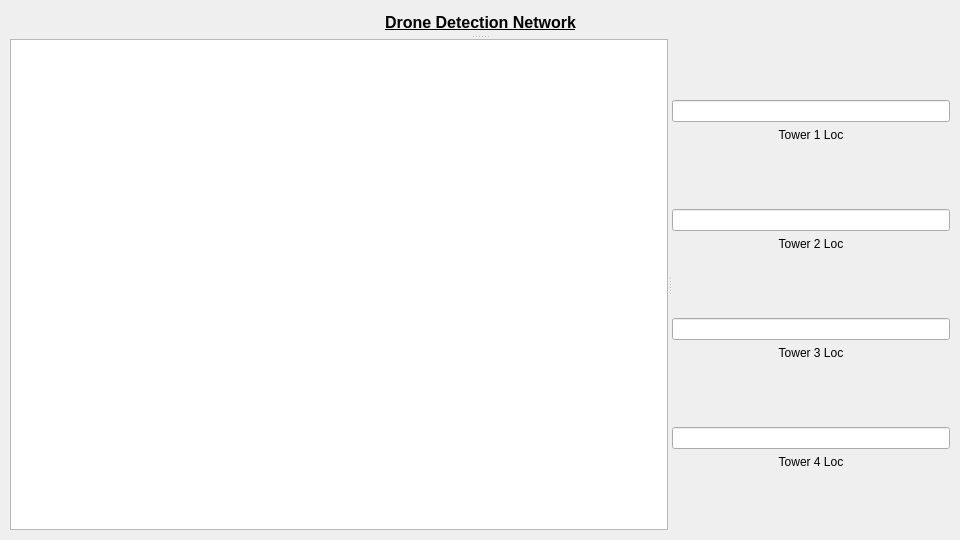
<?xml version="1.0" encoding="UTF-8"?>
<ui version="4.0">
 <class>Form</class>
 <widget class="QWidget" name="Form">
  <property name="geometry">
   <rect>
    <x>0</x>
    <y>0</y>
    <width>960</width>
    <height>540</height>
   </rect>
  </property>
  <property name="windowTitle">
   <string>Form</string>
  </property>
  <widget class="QSplitter" name="splitter_2">
   <property name="geometry">
    <rect>
     <x>10</x>
     <y>10</y>
     <width>940</width>
     <height>520</height>
    </rect>
   </property>
   <property name="orientation">
    <enum>Qt::Vertical</enum>
   </property>
   <widget class="QWidget" name="">
    <layout class="QHBoxLayout" name="horizontalLayout_2">
     <item>
      <spacer name="horizontalSpacer_6">
       <property name="orientation">
        <enum>Qt::Horizontal</enum>
       </property>
       <property name="sizeHint" stdset="0">
        <size>
         <width>40</width>
         <height>20</height>
        </size>
       </property>
      </spacer>
     </item>
     <item>
      <widget class="QLabel" name="label">
       <property name="font">
        <font>
         <pointsize>12</pointsize>
         <weight>75</weight>
         <bold>true</bold>
         <underline>true</underline>
        </font>
       </property>
       <property name="text">
        <string>Drone Detection Network</string>
       </property>
      </widget>
     </item>
     <item>
      <spacer name="horizontalSpacer_7">
       <property name="orientation">
        <enum>Qt::Horizontal</enum>
       </property>
       <property name="sizeHint" stdset="0">
        <size>
         <width>40</width>
         <height>20</height>
        </size>
       </property>
      </spacer>
     </item>
    </layout>
   </widget>
   <widget class="QSplitter" name="splitter">
    <property name="enabled">
     <bool>true</bool>
    </property>
    <property name="orientation">
     <enum>Qt::Horizontal</enum>
    </property>
    <widget class="QWidget" name="">
     <layout class="QVBoxLayout" name="verticalLayout_2">
      <item>
       <layout class="QHBoxLayout" name="horizontalLayout"/>
      </item>
      <item>
       <widget class="QGraphicsView" name="map_graphicsView"/>
      </item>
     </layout>
    </widget>
    <widget class="QWidget" name="">
     <layout class="QVBoxLayout" name="verticalLayout">
      <item>
       <spacer name="verticalSpacer_5">
        <property name="orientation">
         <enum>Qt::Vertical</enum>
        </property>
        <property name="sizeHint" stdset="0">
         <size>
          <width>20</width>
          <height>40</height>
         </size>
        </property>
       </spacer>
      </item>
      <item>
       <widget class="QLineEdit" name="tower1_lineEdit">
        <property name="maximumSize">
         <size>
          <width>16777215</width>
          <height>16777215</height>
         </size>
        </property>
       </widget>
      </item>
      <item>
       <widget class="QLabel" name="label_2">
        <property name="maximumSize">
         <size>
          <width>16777215</width>
          <height>16777215</height>
         </size>
        </property>
        <property name="text">
         <string>Tower 1 Loc</string>
        </property>
        <property name="alignment">
         <set>Qt::AlignCenter</set>
        </property>
       </widget>
      </item>
      <item>
       <spacer name="verticalSpacer">
        <property name="orientation">
         <enum>Qt::Vertical</enum>
        </property>
        <property name="sizeHint" stdset="0">
         <size>
          <width>20</width>
          <height>40</height>
         </size>
        </property>
       </spacer>
      </item>
      <item>
       <widget class="QLineEdit" name="tower2_lineEdit">
        <property name="maximumSize">
         <size>
          <width>16777215</width>
          <height>16777215</height>
         </size>
        </property>
       </widget>
      </item>
      <item>
       <widget class="QLabel" name="label_3">
        <property name="maximumSize">
         <size>
          <width>16777215</width>
          <height>16777215</height>
         </size>
        </property>
        <property name="text">
         <string>Tower 2 Loc</string>
        </property>
        <property name="alignment">
         <set>Qt::AlignCenter</set>
        </property>
       </widget>
      </item>
      <item>
       <spacer name="verticalSpacer_2">
        <property name="orientation">
         <enum>Qt::Vertical</enum>
        </property>
        <property name="sizeHint" stdset="0">
         <size>
          <width>20</width>
          <height>40</height>
         </size>
        </property>
       </spacer>
      </item>
      <item>
       <widget class="QLineEdit" name="tower3_lineEdit">
        <property name="maximumSize">
         <size>
          <width>16777215</width>
          <height>16777215</height>
         </size>
        </property>
       </widget>
      </item>
      <item>
       <widget class="QLabel" name="label_4">
        <property name="maximumSize">
         <size>
          <width>16777215</width>
          <height>16777215</height>
         </size>
        </property>
        <property name="text">
         <string>Tower 3 Loc</string>
        </property>
        <property name="alignment">
         <set>Qt::AlignCenter</set>
        </property>
       </widget>
      </item>
      <item>
       <spacer name="verticalSpacer_3">
        <property name="orientation">
         <enum>Qt::Vertical</enum>
        </property>
        <property name="sizeHint" stdset="0">
         <size>
          <width>20</width>
          <height>40</height>
         </size>
        </property>
       </spacer>
      </item>
      <item>
       <widget class="QLineEdit" name="tower4_lineEdit_4">
        <property name="maximumSize">
         <size>
          <width>16777215</width>
          <height>16777215</height>
         </size>
        </property>
       </widget>
      </item>
      <item>
       <widget class="QLabel" name="label_5">
        <property name="maximumSize">
         <size>
          <width>16777215</width>
          <height>16777215</height>
         </size>
        </property>
        <property name="text">
         <string>Tower 4 Loc</string>
        </property>
        <property name="alignment">
         <set>Qt::AlignCenter</set>
        </property>
       </widget>
      </item>
      <item>
       <spacer name="verticalSpacer_4">
        <property name="orientation">
         <enum>Qt::Vertical</enum>
        </property>
        <property name="sizeHint" stdset="0">
         <size>
          <width>20</width>
          <height>40</height>
         </size>
        </property>
       </spacer>
      </item>
     </layout>
    </widget>
   </widget>
  </widget>
 </widget>
 <resources/>
 <connections/>
</ui>
